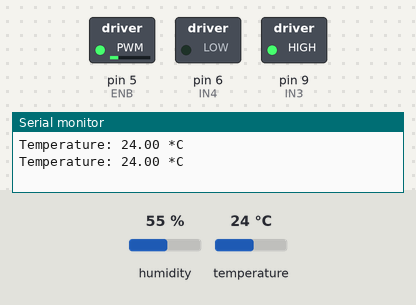
Bench run of a sketch on a simulated Arduino Uno, built with avr-gcc and run on an emulated ATmega328P. Parts: switched loads named in the sketch (green lamp = pin HIGH), the last lines printed to the serial monitor. The test bench sets the inputs (shaded band); at power-on: temperature 24 °C, humidity 55 %.

Above: at 2.8 s.
2.9 s: temperature set to 12 °C
At 4.4 s:
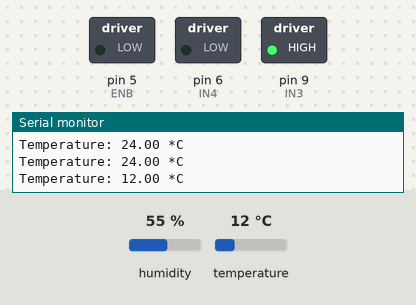
5.6 s: temperature set to 19 °C
8.3 s: temperature set to 22 °C
At 11.3 s:
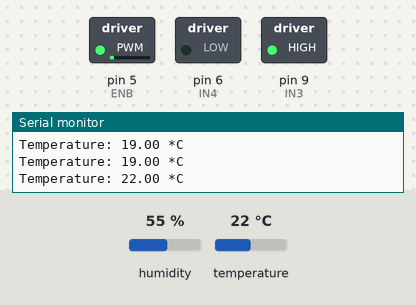
11.6 s: temperature set to 28 °C
At 12.8 s:
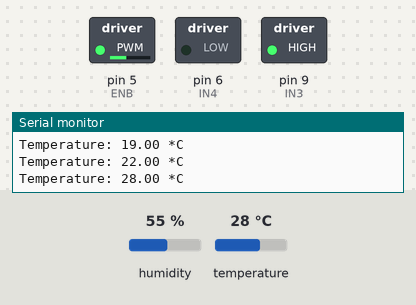
14.3 s: temperature set to 33 °C
At 17.4 s:
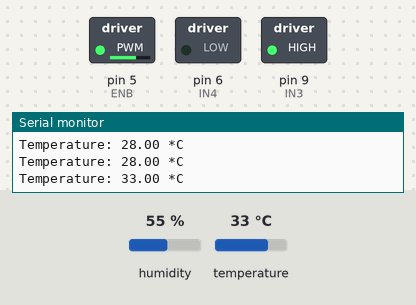
17.7 s: temperature set to 41 °C
At 18.8 s:
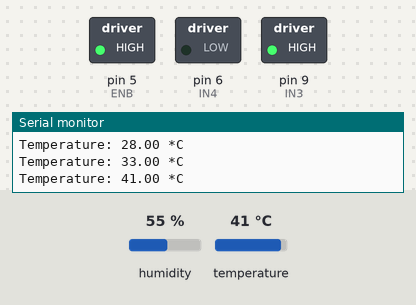
Timing chart, 0 to 20.7 s (numbered marks = the images above; inputs shaded):
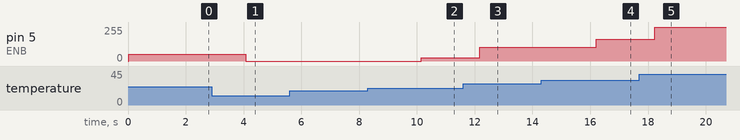

The sketch:

ControlingDCMotorWIthDHT11.ino
```cpp
#include <DHT.h>

#define DHTPIN 7
#define DHTTYPE DHT11
#define ENB 5
#define IN3 9
#define IN4 6

DHT dht(DHTPIN, DHTTYPE);

void setup() {
  Serial.begin(9600);

  dht.begin();

  pinMode(ENB, OUTPUT);
  pinMode(IN3, OUTPUT);
  pinMode(IN4, OUTPUT);

  digitalWrite(IN3, HIGH);
  digitalWrite(IN4, LOW);
}

void loop() {
  float temperature = dht.readTemperature();

  if (isnan(temperature)) {
    Serial.println("Failed to read from DHT sensor!");
    return;
  }

  Serial.print("Temperature: ");
  Serial.print(temperature);
  Serial.println(" *C");

  int pwmValue = map(temperature, 20, 40, 0, 255);
  pwmValue = constrain(pwmValue, 0, 255);

  analogWrite(ENB, pwmValue);

  delay(2000);
}
```

Measured:
- after the input at 2.9 s, pin 5 (ENB): 51/255 → 0/255 after 1.2 s
- after the input at 8.3 s, pin 5 (ENB): 0/255 → 25/255 after 1.8 s
- after the input at 11.6 s, pin 5 (ENB): 25/255 → 102/255 after 0.57 s
- after the input at 14.3 s, pin 5 (ENB): 102/255 → 165/255 after 1.9 s
- after the input at 17.7 s, pin 5 (ENB): 165/255 → 255/255 after 0.54 s
